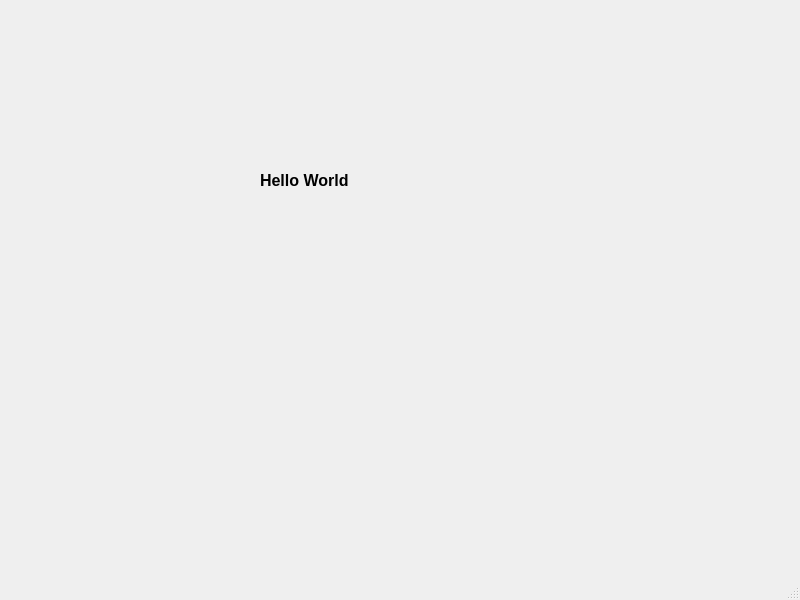
<?xml version="1.0" encoding="UTF-8"?>
<ui version="4.0">
 <class>MainWindow</class>
 <widget class="QMainWindow" name="MainWindow">
  <property name="geometry">
   <rect>
    <x>0</x>
    <y>0</y>
    <width>800</width>
    <height>600</height>
   </rect>
  </property>
  <property name="windowTitle">
   <string>MainWindow</string>
  </property>
  <widget class="QWidget" name="centralwidget">
   <widget class="QLabel" name="label">
    <property name="geometry">
     <rect>
      <x>260</x>
      <y>160</y>
      <width>131</width>
      <height>41</height>
     </rect>
    </property>
    <property name="font">
     <font>
      <pointsize>12</pointsize>
      <bold>true</bold>
     </font>
    </property>
    <property name="text">
     <string>Hello World</string>
    </property>
   </widget>
  </widget>
  <widget class="QMenuBar" name="menubar">
   <property name="geometry">
    <rect>
     <x>0</x>
     <y>0</y>
     <width>800</width>
     <height>25</height>
    </rect>
   </property>
  </widget>
  <widget class="QStatusBar" name="statusbar"/>
 </widget>
 <resources/>
 <connections/>
</ui>
